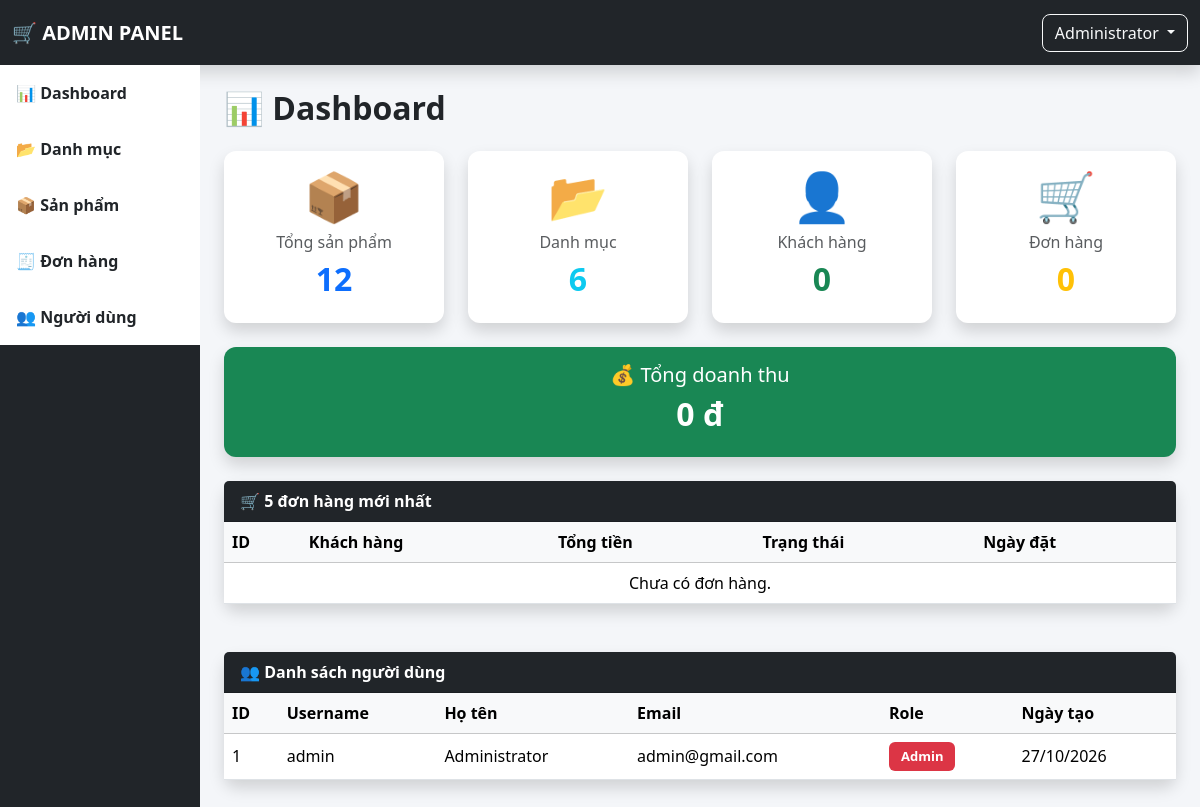
/admin/index.php (signed in), run on the app's committed database.
### tables this page shows
CREATE TABLE users (
    id INT AUTO_INCREMENT PRIMARY KEY,
    username VARCHAR(50) NOT NULL UNIQUE,
    password VARCHAR(255) NOT NULL,
    fullname VARCHAR(100) NOT NULL,
    email VARCHAR(100) NOT NULL UNIQUE,
    role ENUM('admin','customer') DEFAULT 'customer',
    created_at TIMESTAMP DEFAULT CURRENT_TIMESTAMP
);

### admin/index.php (the view, shortened to what this page needs)
<?php
include 'header.php';
$res = $conn->query("SELECT COUNT(*) AS total FROM products");
$total_products = $res->fetch_assoc()['total'];
$res = $conn->query("SELECT COUNT(*) AS total FROM categories");
$total_categories = $res->fetch_assoc()['total'];
$res = $conn->query("SELECT COUNT(*) AS total FROM users WHERE role='customer'");
$total_users = $res->fetch_assoc()['total'];
$res = $conn->query("SELECT COUNT(*) AS total FROM orders");
$total_orders = $res->fetch_assoc()['total'];
$res = $conn->query("
SELECT IFNULL(SUM(total_money),0) AS total
FROM orders
WHERE status='Completed'
");
$total_money = $res->fetch_assoc()['total'];
$result_users = $conn->query("
SELECT id,username,fullname,email,role,created_at
FROM users
ORDER BY id DESC
");
$new_orders = $conn->query("
SELECT
orders.id,
users.fullname,
orders.total_money,
orders.status,
orders.created_at
FROM orders
JOIN users
ON users.id=orders.user_id
ORDER BY orders.created_at DESC
LIMIT 5
");
?>
<h2 class="fw-bold mb-4">
📊 Dashboard
</h2>
<div class="row">
    <div class="col-lg-3 col-md-6 mb-4">
        <div class="card shadow border-0">
            <div class="card-body text-center">
                <div class="display-5 mb-2"> 📦 </div>
                <h6 class="text-muted"> Tổng sản phẩm </h6>
                <h2 class="fw-bold text-primary"> <?= $total_products ?> </h2>
            </div>
        </div>
    </div>
    <div class="col-lg-3 col-md-6 mb-4">
        <div class="card shadow border-0">
            <div class="card-body text-center">
                <div class="display-5 mb-2"> 📂 </div>
                <h6 class="text-muted"> Danh mục </h6>
                <h2 class="fw-bold text-info"> <?= $total_categories ?> </h2>
            </div>
        </div>
    </div>
    <div class="col-lg-3 col-md-6 mb-4">
        <div class="card shadow border-0">
            <div class="card-body text-center">
                <div class="display-5 mb-2"> 👤 </div>
                <h6 class="text-muted"> Khách hàng </h6>
                <h2 class="fw-bold text-success"> <?= $total_users ?> </h2>
            </div>
        </div>
    </div>
    <div class="col-lg-3 col-md-6 mb-4">
        <div class="card shadow border-0">
            <div class="card-body text-center">
                <div class="display-5 mb-2"> 🛒 </div>
                <h6 class="text-muted"> Đơn hàng </h6>
                <h2 class="fw-bold text-warning"> <?= $total_orders ?> </h2>
            </div>
        </div>
    </div>
</div>
<div class="row">
    <div class="col-12 mb-4">
        <div class="card bg-success text-white shadow border-0">
            <div class="card-body text-center">
                <h5> 💰 Tổng doanh thu </h5>
                <h2 class="fw-bold"> <?= number_format($total_money,0,",",".") ?> đ </h2>
            </div>
        </div>
    </div>
</div>
<div class="card shadow border-0 mb-5">
    <div class="card-header bg-dark text-white"> 🛒 5 đơn hàng mới nhất </div>
    <div class="table-responsive">
        <table class="table table-hover align-middle mb-0">
            <thead class="table-light">
            <tr>
                <th>ID</th>
                <th>Khách hàng</th>
                <th>Tổng tiền</th>
                <th>Trạng thái</th>
                <th>Ngày đặt</th>
            </tr>
            </thead>
            <tbody>
            <?php if($new_orders->num_rows>0): ?>
                <?php while($row=$new_orders->fetch_assoc()): ?>
                <tr>
                    <td>#<?= $row['id'] ?></td>
                    <td><?= htmlspecialchars($row['fullname']) ?></td>
                    <td class="fw-bold text-danger">
                        <?= number_format($row['total_money'],0,",",".") ?> đ </td>
                    <td>
                        <?php
                        switch($row['status']){
                            case 'Pending':
                                echo '<span class="badge bg-warning text-dark">Pending</span>';
                                break;
                            case 'Processing':
                                echo '<span class="badge bg-info">Processing</span>';
                                break;
                            case 'Shipping':
                                echo '<span class="badge bg-primary">Shipping</span>';
                                break;
                            case 'Completed':
                                echo '<span class="badge bg-success">Completed</span>';
                                break;
                            default:
                                echo '<span class="badge bg-danger">Cancelled</span>';
                        }
                        ?>
                    </td>
                    <td>
                        <?= date("d/m/Y H:i",strtotime($row['created_at'])) ?>
                    </td>
                </tr>
                <?php endwhile; ?>
            <?php else: ?>
                <tr>
                    <td colspan="5" class="text-center"> Chưa có đơn hàng. </td>
                </tr>
            <?php endif; ?>
            </tbody>
        </table>
    </div>
</div>
<div class="card shadow border-0">
    <div class="card-header bg-dark text-white"> 👥 Danh sách người dùng </div>
    <div class="table-responsive">
        <table class="table table-hover align-middle mb-0">
            <thead class="table-light">
            <tr>
                <th>ID</th>
                <th>Username</th>
                <th>Họ tên</th>
                <th>Email</th>
                <th>Role</th>
                <th>Ngày tạo</th>
            </tr>
            </thead>
            <tbody>
            <?php while($row=$result_users->fetch_assoc()): ?>
                <tr>
                    <td><?= $row['id'] ?></td>
                    <td><?= htmlspecialchars($row['username']) ?></td>
                    <td><?= htmlspecialchars($row['fullname']) ?></td>
                    <td><?= htmlspecialchars($row['email']) ?></td>
                    <td>
                        <?php
                        if($row['role']=="admin")
                            echo '<span class="badge bg-danger">Admin</span>';
                        else
                            echo '<span class="badge bg-secondary">User</span>';
                        ?>
                    </td>
                    <td> <?= date("d/m/Y",strtotime($row['created_at'])) ?> </td>
                </tr>
            <?php endwhile; ?>
            </tbody>
        </table>
    </div>
</div>
<?php include 'footer.php'; ?>

### admin/header.php (shortened to what this page needs)
<?php
require_once "../config/db.php";
$user_id = $_SESSION['user_id'];
$stmt = $conn->prepare("SELECT fullname FROM users WHERE id=?");
$stmt->bind_param("i", $user_id);
$stmt->execute();
$result = $stmt->get_result();
$admin = $result->fetch_assoc();
$fullname = $admin['fullname'] ?? $_SESSION['username'];
?>
<!DOCTYPE html>
<html lang="vi">
<head>
    <link href="https://cdn.jsdelivr.net/npm/bootstrap@5.3.3/dist/css/bootstrap.min.css" rel="stylesheet">
    <link rel="stylesheet" href="../assets/css/admin.css">
</head>
<body>
<nav class="navbar navbar-dark bg-dark shadow">
    <div class="container-fluid">
        <a class="navbar-brand fw-bold" href="index.php"> 🛒 ADMIN PANEL </a>
        <div class="dropdown">
            <button class="btn btn-outline-light dropdown-toggle" data-bs-toggle="dropdown">
                <?= htmlspecialchars($fullname) ?>
            </button>
        </div>
    </div>
</nav>
<div class="container-fluid">
<div class="row">
<div class="col-md-2 bg-dark text-white min-vh-100 p-0">
    <div class="list-group rounded-0">
        <a href="index.php" class="list-group-item list-group-item-action"> 📊 Dashboard </a>
        <a href="category.php" class="list-group-item list-group-item-action"> 📂 Danh mục </a>
        <a href="product-list.php" class="list-group-item list-group-item-action"> 📦 Sản phẩm </a>
        <a href="order.php" class="list-group-item list-group-item-action"> 🧾 Đơn hàng </a>
        <a href="user_list.php" class="list-group-item list-group-item-action"> 👥 Người dùng </a>
    </div>
</div>
<div class="col-md-10 p-4">

### assets/css/admin.css (style rules this page uses)
body { background:#f4f6f9; font-family:Segoe UI; }
.navbar { height:65px; }
.list-group-item { border:none; padding:16px; font-weight:600; }
.card { border:none; border-radius:12px; }
.card-header { font-weight:bold; }
.table th { vertical-align:middle; }
.table td { vertical-align:middle; }
.btn { border-radius:8px; }
.badge { padding:8px 12px; font-size:13px; }

### data on the page
users: fullname "Administrator", id "1", username "admin", email "admin@gmail.com", role "Admin", created_at "27/10/2026"

### other printed values
$total_products "12"
$total_categories "6"
$total_users "0"
$total_orders "0"
$total_money "0"
